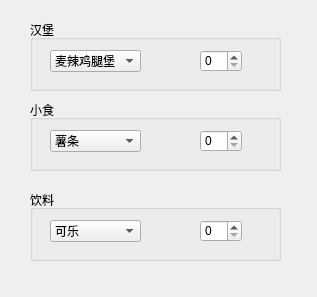
<?xml version="1.0" encoding="UTF-8"?>
<ui version="4.0">
 <class>Widget</class>
 <widget class="QWidget" name="Widget">
  <property name="geometry">
   <rect>
    <x>0</x>
    <y>0</y>
    <width>317</width>
    <height>297</height>
   </rect>
  </property>
  <property name="windowTitle">
   <string>Widget</string>
  </property>
  <widget class="QGroupBox" name="groupBox">
   <property name="geometry">
    <rect>
     <x>30</x>
     <y>20</y>
     <width>251</width>
     <height>71</height>
    </rect>
   </property>
   <property name="title">
    <string>汉堡</string>
   </property>
   <widget class="QComboBox" name="comboBox">
    <property name="geometry">
     <rect>
      <x>20</x>
      <y>30</y>
      <width>91</width>
      <height>22</height>
     </rect>
    </property>
    <item>
     <property name="text">
      <string>麦辣鸡腿堡</string>
     </property>
    </item>
    <item>
     <property name="text">
      <string>巨无霸</string>
     </property>
    </item>
   </widget>
   <widget class="QSpinBox" name="spinBox">
    <property name="geometry">
     <rect>
      <x>170</x>
      <y>30</y>
      <width>42</width>
      <height>22</height>
     </rect>
    </property>
   </widget>
  </widget>
  <widget class="QGroupBox" name="groupBox_2">
   <property name="geometry">
    <rect>
     <x>30</x>
     <y>100</y>
     <width>251</width>
     <height>71</height>
    </rect>
   </property>
   <property name="title">
    <string>小食</string>
   </property>
   <widget class="QComboBox" name="comboBox_2">
    <property name="geometry">
     <rect>
      <x>20</x>
      <y>30</y>
      <width>91</width>
      <height>22</height>
     </rect>
    </property>
    <item>
     <property name="text">
      <string>薯条</string>
     </property>
    </item>
    <item>
     <property name="text">
      <string>麦辣鸡翅</string>
     </property>
    </item>
   </widget>
   <widget class="QSpinBox" name="spinBox_2">
    <property name="geometry">
     <rect>
      <x>170</x>
      <y>30</y>
      <width>42</width>
      <height>22</height>
     </rect>
    </property>
   </widget>
  </widget>
  <widget class="QGroupBox" name="groupBox_3">
   <property name="geometry">
    <rect>
     <x>30</x>
     <y>190</y>
     <width>251</width>
     <height>71</height>
    </rect>
   </property>
   <property name="title">
    <string>饮料</string>
   </property>
   <widget class="QComboBox" name="comboBox_3">
    <property name="geometry">
     <rect>
      <x>20</x>
      <y>30</y>
      <width>91</width>
      <height>22</height>
     </rect>
    </property>
    <item>
     <property name="text">
      <string>可乐</string>
     </property>
    </item>
    <item>
     <property name="text">
      <string>雪碧</string>
     </property>
    </item>
   </widget>
   <widget class="QSpinBox" name="spinBox_3">
    <property name="geometry">
     <rect>
      <x>170</x>
      <y>30</y>
      <width>42</width>
      <height>22</height>
     </rect>
    </property>
   </widget>
  </widget>
 </widget>
 <resources/>
 <connections/>
</ui>
